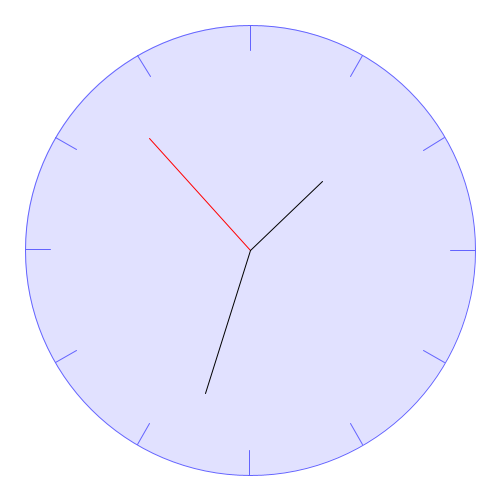
Frame 1 (no input)
Frame 60 (the mouse pressed at the canvas centre just before this capture): identical to frame 1, image omitted
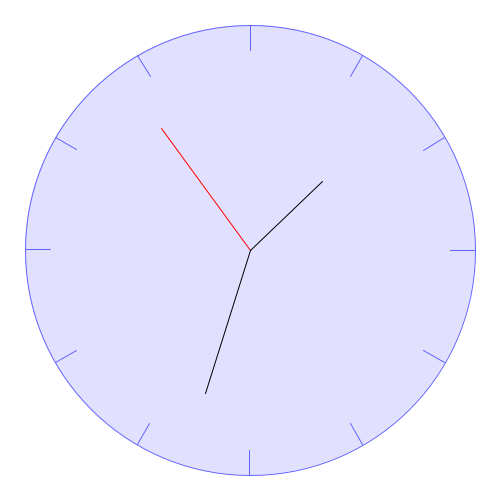
Frame 120 (the mouse held since frame 60 and released just before this capture)

The Processing sketch that drew these frames (run headless with seeded random() and noise(); from frame 60 on, the mouse is pressed at the canvas centre):

// Processing sketch: p00_clock
// ── p00_clock.pde

float minuteInSeconds = (minute() * 60) + second();
float hourInSeconds = (hour() % 12) * 3600 + minuteInSeconds;
float secondInSeconds = second();

void setup(){
  size(500,500);
  background(255);
  frameRate(600);
  timeToAngle(10, 's');
}

void draw(){
  background(255);
  updateTime();
  clockFace();
}


float timeToAngle(float time, char type){
if(type == 'h'){
  return(time * (TWO_PI / (12.0 * 60.0 * 60.0)) -  PI/2);
}
if(type == 'm'){
  return(time * (TWO_PI / 3600.0) - PI/2);
}
if(type == 's'){
  return(time * (TWO_PI / 60.0) - PI/2);
}
else{
  return(0.0);
}
}
void drawHand(float time, char type){
  stroke(0);
if(type == 'h'){
  line(250,250, 250 + (100 * cos(timeToAngle(time, type))), 250 + (100 * sin(timeToAngle(time,type))));
}
if(type == 'm'){
  line(250,250, 250 + (150 * cos(timeToAngle(time, type))), 250 + (150 * sin(timeToAngle(time,type))));
}
if(type == 's'){
  stroke(255,0,0);
  line(250,250, 250 + (150 * cos(timeToAngle(time, type))), 250 + (150 * sin(timeToAngle(time,type))));
}
}
void clockFace(){
  fill(100,100,255,50);
  stroke(100,100,255);
  circle(250,250,450);
  for(int i = 0; i < 12; i++){
    float angle = (TWO_PI / 12) * i;
    line(225 * cos(angle) + 250, 225 * sin(angle) + 250, 200 * cos(angle) + 250, 200 * sin(angle) + 250);
   }
  drawHand(secondInSeconds, 's');
  drawHand(minuteInSeconds, 'm');
  drawHand(hourInSeconds,'h');
}
void updateTime(){
  minuteInSeconds = (minute() * 60) + second();
  secondInSeconds = second();
  hourInSeconds = (hour() % 12) * 3600 + minuteInSeconds;
}
